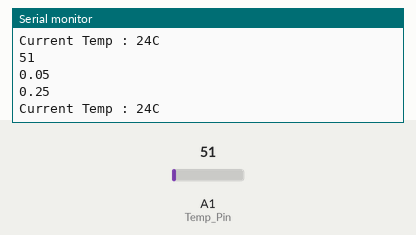
Simulated run of this sketch. Board: Arduino Uno, built with avr-gcc and run on an emulated ATmega328P. Parts: the last lines printed to the serial monitor. The test bench sets the inputs (shaded band); at power-on: A1 (Temp_Pin) = 51.

Above: at 1.8 s.
1.9 s: A1 (Temp_Pin) set to 61
At 2.8 s:
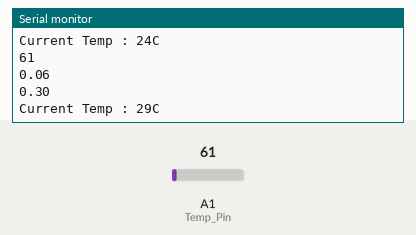
3.4 s: A1 (Temp_Pin) set to 71
At 4.8 s:
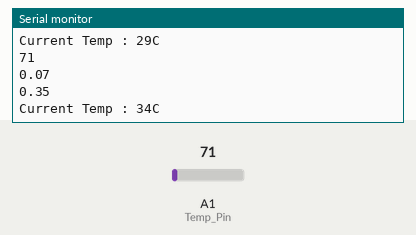
Timing chart, 0 to 6.4 s (numbered marks = the images above; inputs shaded):
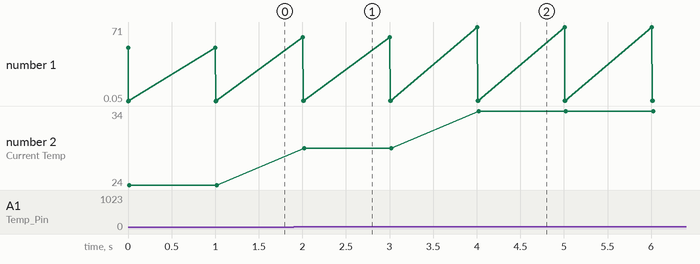

The sketch:

LM35.ino
```cpp
// (licence header left out)
int Temp_Pin = A1;              // analog pin line LM35 numble 2 wire
int val;
int dat;
float voltage = 0.0 ;
void setup()
{
    Serial.begin(9600);       //init serial Baud rate 115200
}
void loop()
{
    val = analogRead(Temp_Pin);
    Serial.println( val);//  read analog raw data
    voltage = ( ( float )val )/1023 ;
    Serial.println( voltage);
    voltage = voltage * 5 ;      // convert analog value to real voltage
    Serial.println( voltage);
    dat =  voltage * 100;                // convert voltage to temprature
    Serial.print("Current Temp : ");
    Serial.print(dat);
    Serial.println("C");
    delay(1000);                          // Delay 0.5 s
}
```

Measured:
- after the input at 1.9 s, the serial monitor: prints a new line after 0.10 s (image 1)
- after the input at 3.4 s, the serial monitor: prints a new line after 0.61 s (image 2)
- plotted number 1: 0.25 → 0.3 after the input at 1.9 s, 0.3 → 0.35 after the input at 3.4 s
- plotted number 2: 24 → 29 after the input at 1.9 s, 29 → 34 after the input at 3.4 s
